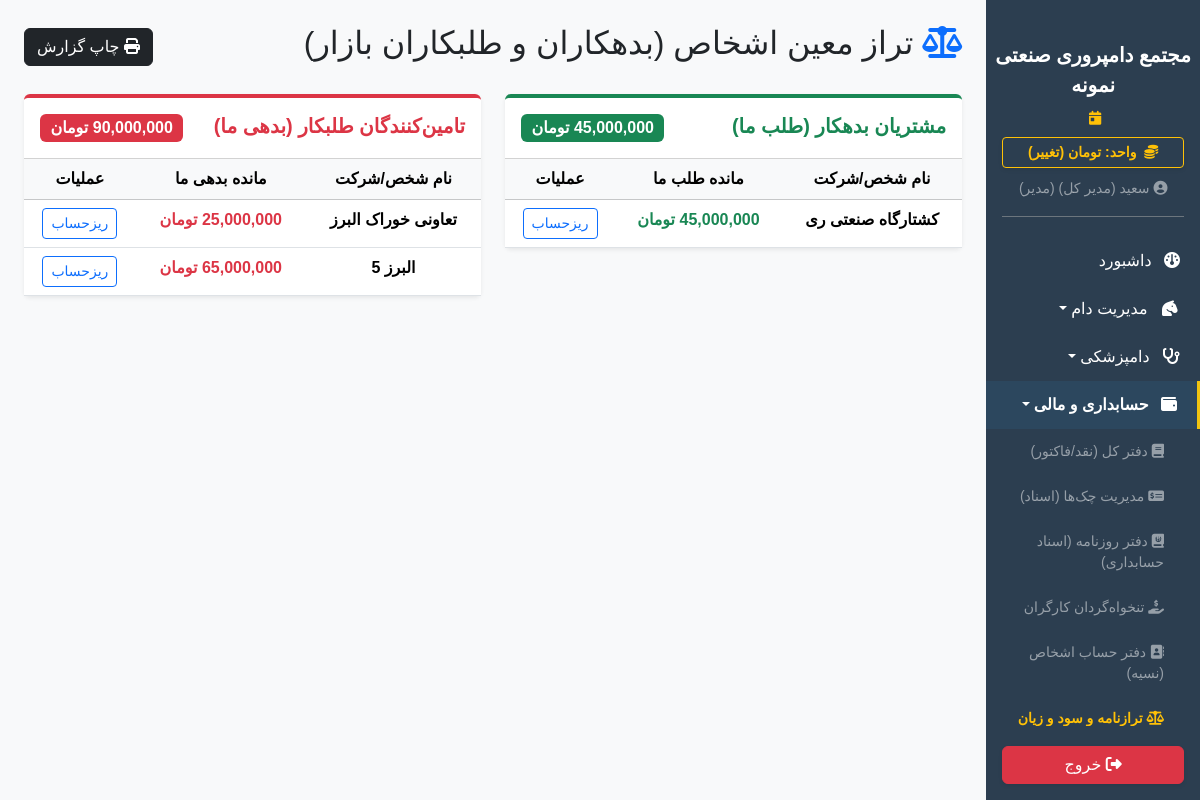
The page /finance/contacts/ledger (signed in) on the database as committed earlier.
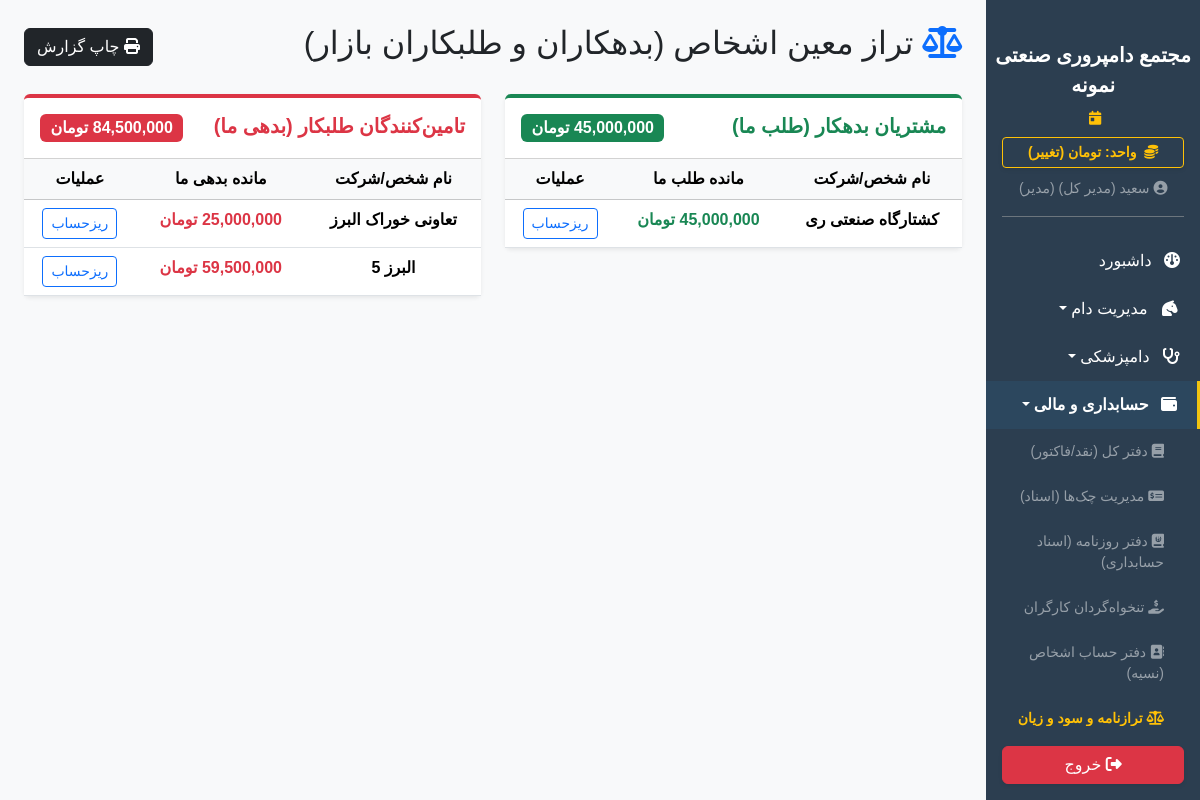
The same page on the database as committed later.
### app/models.py (models this page shows)
class SystemSetting(db.Model):
    id = db.Column(db.Integer, primary_key=True)
    key = db.Column(db.String(50), unique=True, nullable=False)
    value = db.Column(db.String(255), nullable=False)
    description = db.Column(db.String(255), nullable=True)

class Contact(db.Model):
    id = db.Column(db.Integer, primary_key=True)
    name = db.Column(db.String(150), nullable=False) # نام شخص، قصابی یا کارخانه
    phone = db.Column(db.String(20), nullable=True)
    contact_type = db.Column(db.String(50), default='عمومی') # مشتری، تامین‌کننده خوراک
    economic_code = db.Column(db.String(50), nullable=True)
    bank_card = db.Column(db.String(30), nullable=True)
    balance = db.Column(Numeric(18, 2), default=0.0)
    created_at = db.Column(db.DateTime, default=datetime.utcnow)
    transactions = db.relationship('Transaction', backref='contact', lazy=True)
    cheques = db.relationship('Cheque', backref='contact', lazy=True)
    documents = db.relationship('ContactDocument', backref='contact', lazy=True, cascade="all, delete-orphan")

### app/blueprints/finance.py (the view)
@finance_bp.route('/contacts/ledger')
@login_required
def contacts_ledger():
    all_contacts = Contact.query.all()
    debtors = [c for c in all_contacts if c.balance > 0] # کسانی که به ما بدهکارند (طلب ما)
    creditors = [c for c in all_contacts if c.balance < 0] # کسانی که ما به آنها بدهکاریم
    total_debtors = sum(c.balance for c in debtors)
    total_creditors = abs(sum(c.balance for c in creditors))
    return render_template('finance/ledger_balance.html',
                           debtors=debtors, creditors=creditors,
                           total_debtors=total_debtors, total_creditors=total_creditors)

### app/__init__.py (called while the page is built)
def get_system_setting(key, default):
    from app.models import SystemSetting
    s = SystemSetting.query.filter_by(key=key).first()
    return s.value if s else default

### app/blueprints/dashboard.py (called while the page is built)
@dashboard_bp.app_context_processor
def inject_settings():
    try:
        all_settings = {s.key: s.value for s in SystemSetting.query.all()}
    except:
        all_settings = {}
    return dict(system_settings=all_settings)

### app/templates/finance/ledger_balance.html
{% extends 'base.html' %}
{% block content %}
<div class="d-flex justify-content-between align-items-center mb-4 no-print">
    <h2><i class="fa-solid fa-scale-balanced text-primary"></i> تراز معین اشخاص (بدهکاران و طلبکاران بازار)</h2>
    <button onclick="window.print()" class="btn btn-dark"><i class="fa-solid fa-print"></i> چاپ گزارش</button>
</div>
<div class="row g-4">
    <div class="col-md-6">
        <div class="card border-0 shadow-sm border-top border-success border-4">
            <div class="card-header bg-white py-3 d-flex justify-content-between">
                <h5 class="mb-0 fw-bold text-success">مشتریان بدهکار (طلب ما)</h5>
                <span class="badge bg-success fs-6">{{ total_debtors|currency }}</span>
            </div>
            <div class="card-body p-0">
                <table class="table table-hover text-center mb-0">
                    <thead class="table-light"><tr><th>نام شخص/شرکت</th><th>مانده طلب ما</th><th>عملیات</th></tr></thead>
                    <tbody>
                        {% for d in debtors %}
                        <tr>
                            <td class="fw-bold">{{ d.name }}</td>
                            <td class="text-success fw-bold">{{ d.balance|currency }}</td>
                            <td><a href="{{ url_for('finance.contact_profile', id=d.id) }}" class="btn btn-sm btn-outline-primary">ریزحساب</a></td>
                        </tr>
                        {% endfor %}
                    </tbody>
                </table>
            </div>
        </div>
    </div>
    <div class="col-md-6">
        <div class="card border-0 shadow-sm border-top border-danger border-4">
            <div class="card-header bg-white py-3 d-flex justify-content-between">
                <h5 class="mb-0 fw-bold text-danger">تامین‌کنندگان طلبکار (بدهی ما)</h5>
                <span class="badge bg-danger fs-6">{{ total_creditors|currency }}</span>
            </div>
            <div class="card-body p-0">
                <table class="table table-hover text-center mb-0">
                    <thead class="table-light"><tr><th>نام شخص/شرکت</th><th>مانده بدهی ما</th><th>عملیات</th></tr></thead>
                    <tbody>
                        {% for c in creditors %}
                        <tr>
                            <td class="fw-bold">{{ c.name }}</td>
                            <td class="text-danger fw-bold">{{ (c.balance|abs)|currency }}</td>
                            <td><a href="{{ url_for('finance.contact_profile', id=c.id) }}" class="btn btn-sm btn-outline-primary">ریزحساب</a></td>
                        </tr>
                        {% endfor %}
                    </tbody>
                </table>
            </div>
        </div>
    </div>
</div>
{% endblock %}

### app/templates/base.html (shortened to what the changed rows need)
<!DOCTYPE html>
<html lang="fa" dir="rtl">
<head>
    <link href="https://cdn.jsdelivr.net/gh/rastikerdar/vazirmatn@v33.003/Vazirmatn-font-face.css" rel="stylesheet">
    <link rel="stylesheet" href="https://unpkg.com/persian-datepicker@1.2.0/dist/css/persian-datepicker.min.css">
    <link rel="stylesheet" href="https://cdn.jsdelivr.net/npm/bootstrap@5.3.2/dist/css/bootstrap.rtl.min.css">
    <link rel="stylesheet" href="https://cdnjs.cloudflare.com/ajax/libs/font-awesome/6.4.2/css/all.min.css">
    <link rel="stylesheet" href="{{ url_for('static', filename='css/style.css') }}">
</head>
<body>
    <div class="d-flex" id="wrapper">
        <div class="sidebar-bg d-flex flex-column" id="sidebar-wrapper">
            <div class="px-3 mb-2">
                <a href="{{ url_for('dashboard.toggle_currency') }}" class="btn btn-sm btn-outline-warning w-100 fw-bold shadow-sm">
                    <i class="fa-solid fa-coins me-1"></i> واحد: {{ get_system_currency_from_settings() }} (تغییر)
                </a>
            </div>
        </div>
        <div id="page-content-wrapper" class="w-100 bg-light" style="overflow-x: hidden;">
            <div class="container-fluid p-4">{% block content %}{% endblock %}</div>
        </div>
    </div>
</body>
</html>

Rows that differ between the two databases and show on the page:
computed for SystemSetting "45,000,000 تومان": value "90,000,000 تومان" → "84,500,000 تومان"
changed Contact "البرز 5": balance.value "65,000,000 تومان" → "59,500,000 تومان"
